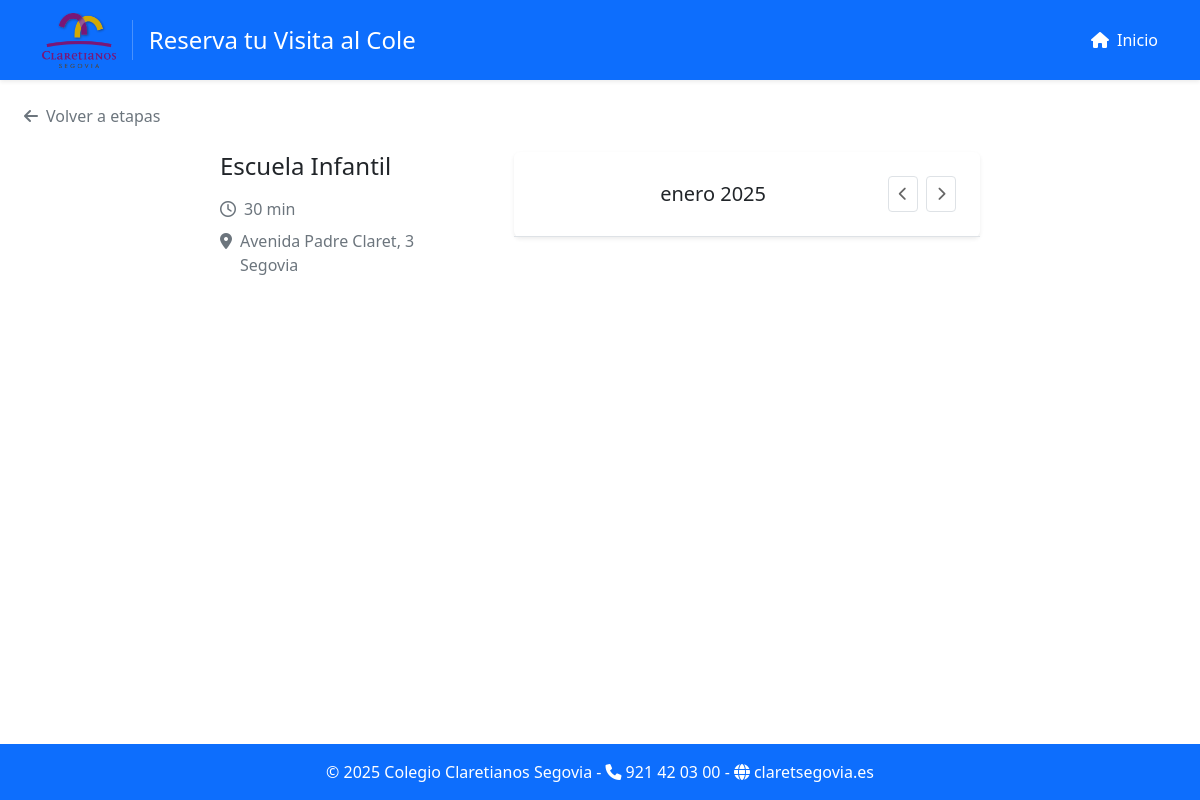
Before: /stage/3/ with the older database file.
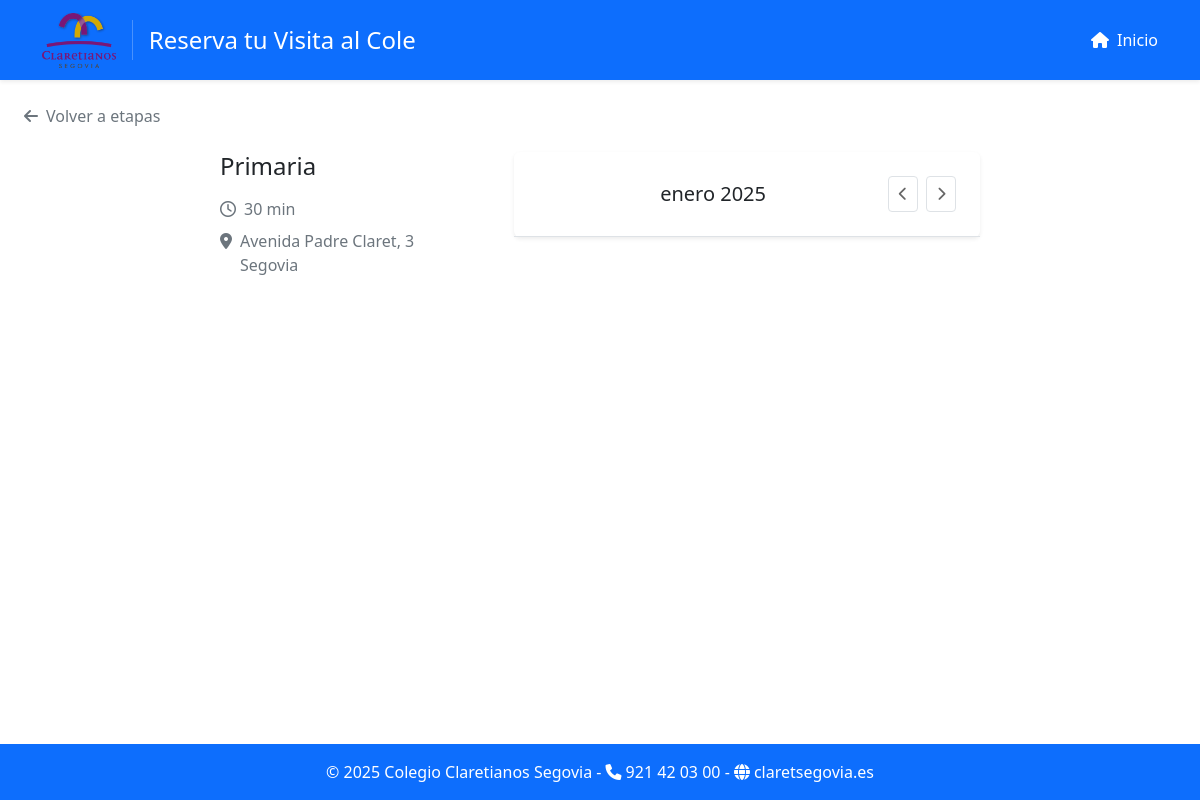
After: the same page with the newer database file.
### visits/models.py (models this page shows, shortened)
class SchoolStage(models.Model):
    name = models.CharField(max_length=100)
    description = models.TextField()

### visits/views.py (the view)
# urls.py: path('stage/<int:stage_id>/', views.StageBookingView.as_view(), name='stage_booking'),
class StageBookingView(TemplateView):
    template_name = 'visits/stage_booking.html'
    def get_context_data(self, **kwargs):
        context = super().get_context_data(**kwargs)
        stage_id = kwargs.get('stage_id')
        stage = get_object_or_404(SchoolStage, id=stage_id)
        context.update({
            'stage': stage,
            'stage_json': json.dumps({
                'id': stage.id,
                'name': stage.name,
                'description': stage.description
            })
        })
        return context

### visits/templates/visits/stage_booking.html (shortened to what this page needs)
{% extends 'base.html' %}
{% block content %}
<div class="container-fluid px-4 py-4">
    <div class="row mb-4">
        <div class="col-12">
            <a href="{% url 'public_booking' %}" class="text-decoration-none text-secondary">
                <i class="fas fa-arrow-left me-2"></i>Volver a etapas
            </a>
        </div>
    </div>
    <div class="row justify-content-center">
        <div class="col-12 col-md-3 mb-4">
            <div class="mb-4">
                <h3 class="h4 mb-3">{{ stage.name }}</h3>
                <div class="d-flex align-items-center text-secondary mb-2">
                    <i class="far fa-clock me-2"></i>
                    <span class="fs-6">30 min</span>
                </div>
                <div class="d-flex align-items-start text-secondary">
                    <i class="fas fa-map-marker-alt me-2 mt-1"></i>
                    <span class="fs-6">Avenida Padre Claret, 3<br>Segovia</span>
                </div>
            </div>
        </div>
        <div class="col-12 col-md-5">
            <div class="card border-0 shadow-sm">
                <div class="card-body p-0">
                    <div class="d-flex align-items-center border-bottom p-4">
                        <div class="flex-grow-1 text-center">
                            <h5 class="mb-0 fw-normal" id="currentMonth">enero 2025</h5>
                        </div>
                        <div class="d-flex gap-2">
                            <button class="btn btn-sm nav-btn" id="prevMonth">
                                <i class="fas fa-chevron-left"></i>
                            </button>
                            <button class="btn btn-sm nav-btn" id="nextMonth">
                                <i class="fas fa-chevron-right"></i>
                            </button>
                        </div>
                    </div>
                </div>
            </div>
        </div>
    </div>
</div>
{% endblock %}

Changed rows visible on the page:
changed SchoolStage: name "Escuela Infantil" → "Primaria"
